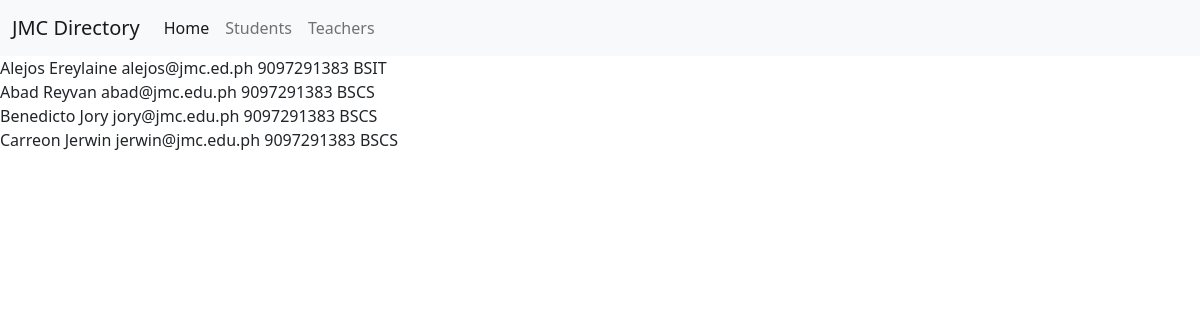
The page /student/ on the database its author committed.
### jmc/models.py (models this page shows, shortened)
class Student(models.Model):
    address = models.CharField(max_length=100)
    img = models.ImageField(upload_to='directory/img')
    lName = models.CharField(max_length=100)
    fName = models.CharField(max_length=100)
    email = models.CharField(max_length=100)
    contact = models.IntegerField()
    course = models.CharField(max_length=100)

### jmc/views.py (the view)
# urls.py: path('student/', views.student, name='students'),
def student(request):
    obj = Student.objects.all()
    return render(request, 'jmc/student.html', {
        'obj': obj
    })

### jmc/templates/jmc/student.html
{% extends 'jmc/base.html' %}
{% block content %}
{% for student in obj %}
    {{student.lName}}
    {{student.fName}}
    {{student.email}}
    {{student.contact}}
    {{student.course}}<br>
{% endfor %}
{% endblock %}

### jmc/templates/jmc/base.html (shortened to what this page needs)
<!doctype html>
<html lang="en">
  <head>
    <link href="https://cdn.jsdelivr.net/npm/bootstrap@5.0.0-beta3/dist/css/bootstrap.min.css" rel="stylesheet">
  </head>
  <body>
  <nav class="navbar navbar-expand-lg navbar-light bg-light">
  <div class="container-fluid">
    <a class="navbar-brand" href="{% url 'jmc:home' %}">JMC Directory</a>
    <div class="collapse navbar-collapse" id="navbarNav">
      <ul class="navbar-nav">
        <li class="nav-item">
          <a class="nav-link active" aria-current="page" href="{% url 'jmc:home' %}">Home</a>
        </li>
        <li class="nav-item">
          <a class="nav-link" href="{% url 'jmc:students' %}">Students</a>
        </li>
        <li class="nav-item">
          <a class="nav-link" href="{% url 'jmc:teachers' %}">Teachers</a>
        </li>
      </ul>
    </div>
  </div>
</nav>
  {% block content %}
  {% endblock %}
  </body>
</html>

### rows shown on the page
Student: lName "Alejos", fName "Ereylaine", email "alejos@jmc.ed.ph", contact "9097291383", course "BSIT"
Student: lName "Abad", fName "Reyvan", email "abad@jmc.edu.ph", contact "9097291383", course "BSCS"
Student: lName "Benedicto", fName "Jory", email "jory@jmc.edu.ph", contact "9097291383", course "BSCS"
Student: lName "Carreon", fName "Jerwin", email "jerwin@jmc.edu.ph", contact "9097291383", course "BSCS"
